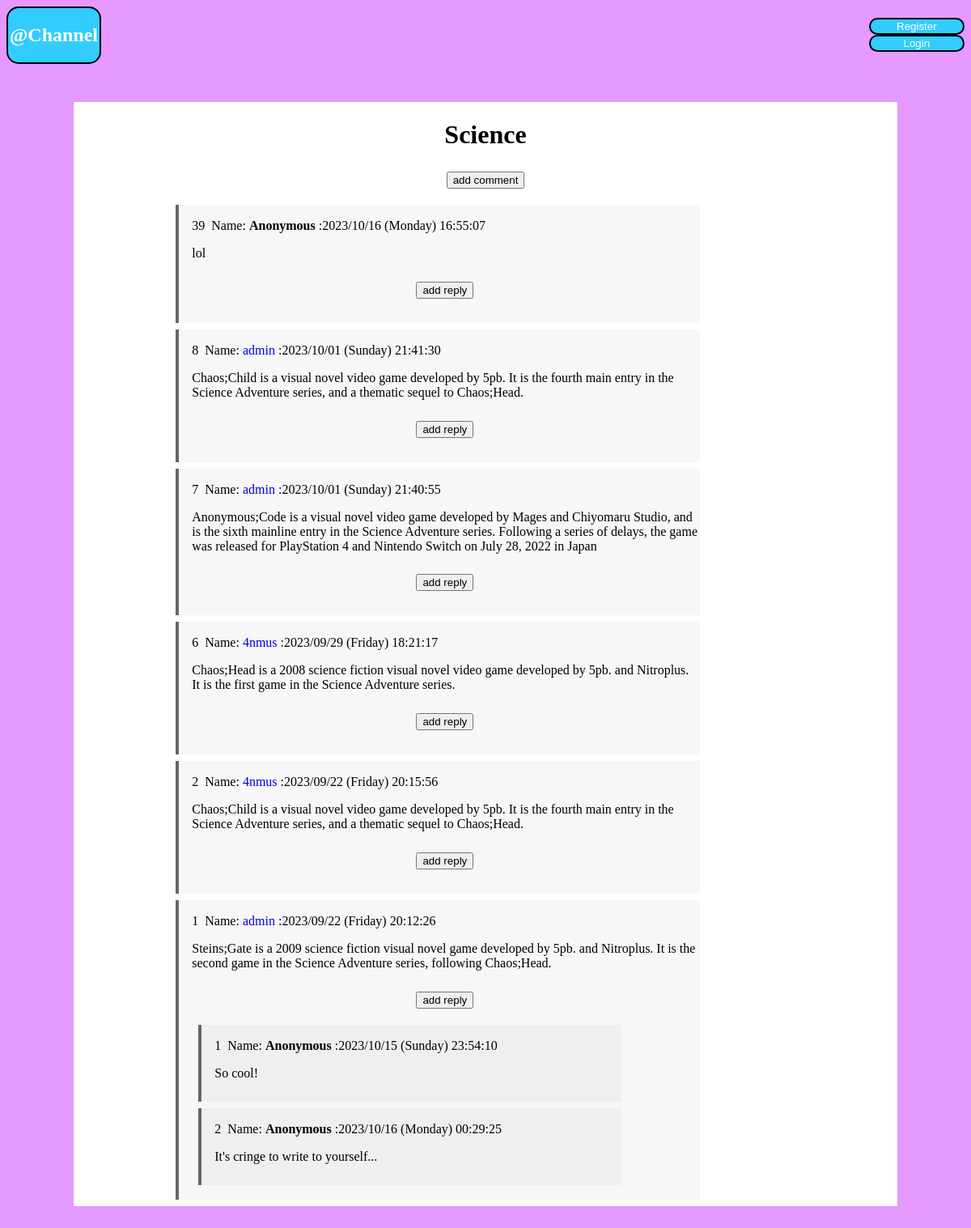
/threads/1, run on an earlier commit of the app's database.
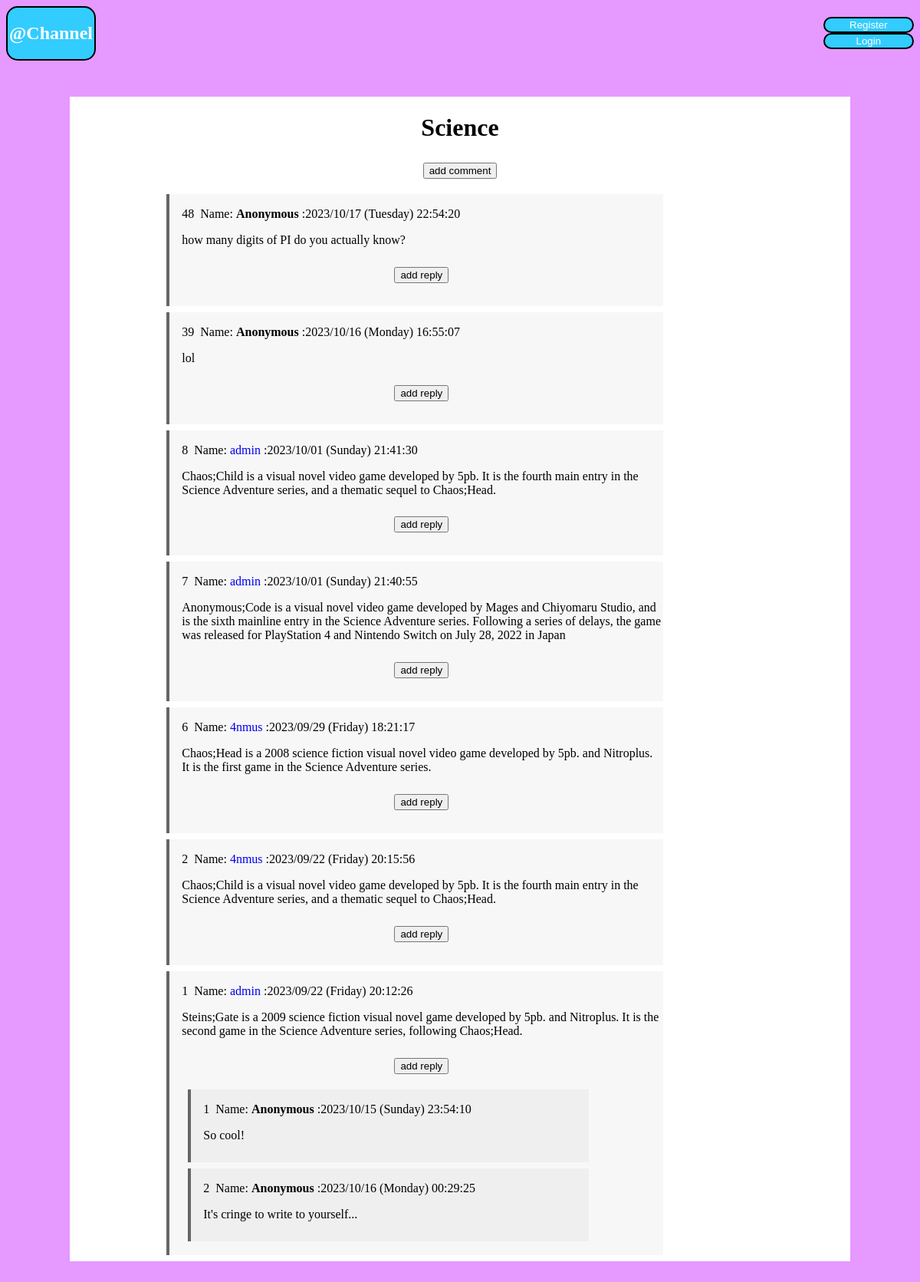
And on a later commit of the database.
### blog/models.py (models this page shows, shortened)
class News(models.Model):
    text = models.TextField("Text", max_length= 500)
    date = models.DateTimeField('date', default=timezone.now)
    author = models.ForeignKey(User, verbose_name='author', on_delete=models.CASCADE,  null=True)
    thread = models.ForeignKey(Threads, verbose_name='thread', on_delete=models.CASCADE, null=True)
    img = models.ImageField("img", upload_to="posts_images/", null=True, blank= True)
    class Meta:
        verbose_name = 'New'
        verbose_name_plural = 'News'

class Replies(models.Model):
    text = models.TextField("Text", max_length= 500)
    date = models.DateTimeField('date', default=timezone.now)
    author = models.ForeignKey(User, verbose_name='author', on_delete=models.CASCADE, null=True)
    original = models.ForeignKey(News, verbose_name='new', on_delete=models.CASCADE, null=True)
    class Meta:
        verbose_name = 'Reply'
        verbose_name_plural = 'Replies'

### blog/views.py (the view)
# urls.py: path('threads/<int:pk>', views.ThreadsDetailView.as_view(), name='threads-detail'),
class ThreadsDetailView(TemplateView):
    model = Threads
    template_name = 'blog/thread.html'
    context_object_name = 'post'
    def get_context_data(self, **kwards):
        ctx = super(ThreadsDetailView, self).get_context_data(**kwards)
        current_thread = Threads.objects.get(pk=self.kwargs['pk'])
        ctx['title'] = current_thread
        ctx['news'] = News.objects.filter(thread=current_thread).order_by('-date')
        ctx['replies'] = Replies.objects.all()
        return ctx

### blog/models.py (called while the page is built)
    def __str__(self):
        return f'{self.title}'

### blog/templates/blog/thread.html (shortened to what this page needs)
{% extends 'blog/base.html' %}
{% block content %}
    <div class="container bg-light">
        <h1 class="text-center">{{ title }}</h1>
        <h2 class="text-center"><a href="{% url 'comment-add' title.id %}"><button class="btn btn-outline-secondary">add comment</button></a></h2>
        {% for post in news %}
            <div class="post">
                {% if post.author %}
                    <p>{{ post.id }} &nbsp;Name: <a href="{% url 'user-comment' post.author %}">{{ post.author }}</a><span class="text-muted" > :{{ post.date|date:"Y/m/d (l) H:i:s" }}</span></p>
                {% else %}
                    <p>{{ post.id }} &nbsp;Name: <b>Anonymous</b> <span class="text-muted" > :{{ post.date|date:"Y/m/d (l) H:i:s" }}</span></p>
                {% endif %}
                <p>{{ post.text|striptags }}</p>
                <h2 class="text-center"><a href="{% url 'comment-reply' post.id %}"><button class="btn btn-outline-secondary">add reply</button></a></h2>
                {% for reply in replies %}
                    {% if reply.original == post %}
                        <div class="post">
                        {% if reply.author %}
                            <p>{{ reply.id }} &nbsp;Name: <a href="{% url 'user-comment' post.author %}">{{ reply.author }}</a><span class="text-muted" > :{{ reply.date|date:"Y/m/d (l) H:i:s" }}</span></p>
                        {% else %}
                            <p>{{ reply.id }} &nbsp;Name: <b>Anonymous</b> <span class="text-muted" > :{{ reply.date|date:"Y/m/d (l) H:i:s" }}</span></p>
                        {% endif %}
                        <p>{{ reply.text|striptags }}</p>
                    </div>
                    {% endif %}
                {% endfor %}
            </div>
        {% endfor %}
    </div>
{% endblock %}

What changed in the data, as far as the page shows it:
added News: id "48", date "2023/10/17 (Tuesday) 22:54:20", text "how many digits of PI do you actually know?"
